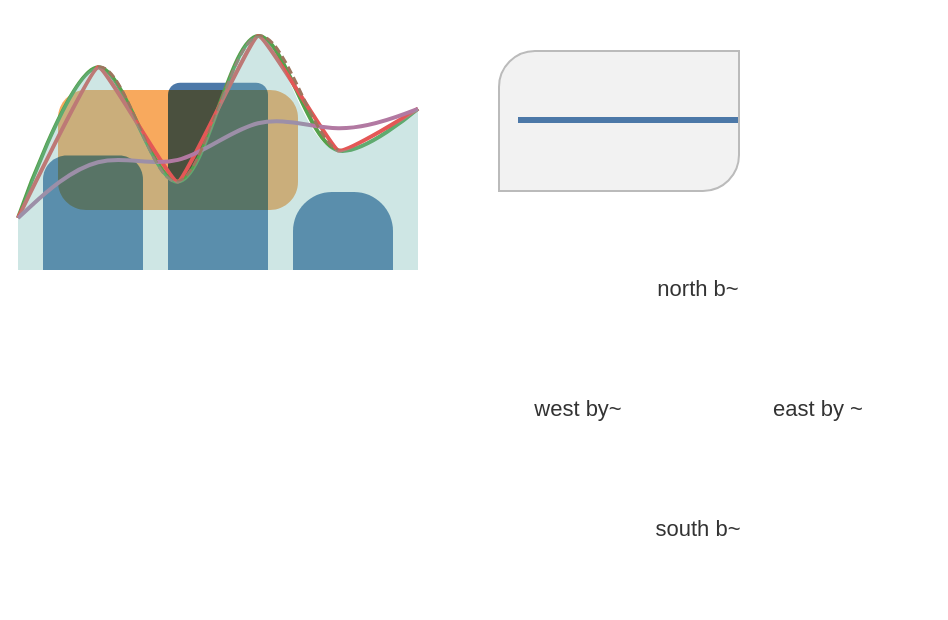

The specification (Vega-Lite) saved for this image:
### Vega specification from a JSON file in a GitHub repository (floating-point values rounded to 4 significant figures)
{"$schema": "https://vega.github.io/schema/vega/v6.json", "description": "The encode channels that change an outline rather than a colour: per-corner radii, the spline families and their tension, polar text placement, blend modes, text truncation and a group that clips.", "width": 460, "height": 300, "padding": 5, "background": "white", "data": [{"name": "bars", "values": [{"c": "a", "v": 44, "r": 12}, {"c": "b", "v": 72, "r": 6}, {"c": "c", "v": 30, "r": 40}]}, {"name": "series", "values": [{"t": 0, "y": 20}, {"t": 1, "y": 78}, {"t": 2, "y": 34}, {"t": 3, "y": 90}, {"t": 4, "y": 46}, {"t": 5, "y": 62}]}, {"name": "spokes", "values": [{"a": 0, "label": "north"}, {"a": 1.571, "label": "east"}, {"a": 3.142, "label": "south"}, {"a": 4.712, "label": "west"}]}], "scales": [{"name": "x", "type": "band", "domain": {"data": "bars", "field": "c"}, "range": [0, 200], "padding": 0.2}, {"name": "y", "type": "linear", "domain": [0, 100], "range": [130, 0]}, {"name": "lx", "type": "linear", "domain": [0, 5], "range": [0, 200]}, {"name": "ly", "type": "linear", "domain": [0, 100], "range": [130, 0]}], "marks": [{"description": "Each bar rounds its own corners, and 'c' asks for 40 on a bar the scale never makes that tall, so the clamp is visible.", "type": "rect", "from": {"data": "bars"}, "encode": {"enter": {"x": {"scale": "x", "field": "c"}, "width": {"scale": "x", "band": 1}, "y": {"scale": "y", "field": "v"}, "y2": {"scale": "y", "value": 0}, "fill": {"value": "#4c78a8"}, "cornerRadiusTopLeft": {"field": "r"}, "cornerRadiusTopRight": {"field": "r"}, "cornerRadiusBottomLeft": {"value": 0}, "cornerRadiusBottomRight": {"value": 0}}}}, {"description": "One radius on all four corners, and a multiply blend so it darkens the bar under it rather than hiding it.", "type": "rect", "encode": {"enter": {"x": {"value": 20}, "y": {"value": 40}, "width": {"value": 120}, "height": {"value": 60}, "fill": {"value": "#f58518"}, "fillOpacity": {"value": 0.7}, "cornerRadius": {"value": 14}, "blend": {"value": "multiply"}}}}, {"description": "A Catmull-Rom spline at its own default alpha, which is not a cardinal spline at tension 0.", "type": "line", "from": {"data": "series"}, "encode": {"enter": {"x": {"scale": "lx", "field": "t"}, "y": {"scale": "ly", "field": "y"}, "stroke": {"value": "#54a24b"}, "strokeWidth": {"value": 2}, "interpolate": {"value": "catmull-rom"}}}}, {"description": "A cardinal spline slackened by an explicit tension, drawn over the same points.", "type": "line", "from": {"data": "series"}, "encode": {"enter": {"x": {"scale": "lx", "field": "t"}, "y": {"scale": "ly", "field": "y"}, "stroke": {"value": "#e45756"}, "strokeWidth": {"value": 2}, "interpolate": {"value": "cardinal"}, "tension": {"value": 0.7}}}}, {"description": "A bundle, which pulls the series most of the way onto the chord across it. Its 'tension' is a blend, not a stiffness.", "type": "line", "from": {"data": "series"}, "encode": {"enter": {"x": {"scale": "lx", "field": "t"}, "y": {"scale": "ly", "field": "y"}, "stroke": {"value": "#b279a2"}, "strokeWidth": {"value": 2}, "interpolate": {"value": "bundle"}, "tension": {"value": 0.4}}}}, {"description": "An open cardinal spline: its first and last points are not on the curve at all.", "type": "line", "from": {"data": "series"}, "encode": {"enter": {"x": {"scale": "lx", "field": "t"}, "y": {"scale": "ly", "field": "y"}, "stroke": {"value": "#9d755d"}, "strokeWidth": {"value": 1.5}, "strokeDash": {"value": [4, 2]}, "interpolate": {"value": "cardinal-open"}}}}, {"description": "An area under a Catmull-Rom spline, whose return leg has to take the same curve.", "type": "area", "from": {"data": "series"}, "encode": {"enter": {"x": {"scale": "lx", "field": "t"}, "y": {"scale": "ly", "field": "y"}, "y2": {"scale": "ly", "value": 0}, "fill": {"value": "#72b7b2"}, "fillOpacity": {"value": 0.35}, "interpolate": {"value": "catmull-rom"}, "tension": {"value": 0.9}}}}, {"description": "Labels placed by radius and angle around a centre rather than by x and y, and truncated to a width they do not fit.", "type": "text", "from": {"data": "spokes"}, "encode": {"enter": {"x": {"value": 340}, "y": {"value": 200}, "radius": {"value": 60}, "theta": {"field": "a"}, "text": {"signal": "datum.label + ' by a long way'"}, "limit": {"value": 46}, "ellipsis": {"value": "~"}, "align": {"value": "center"}, "baseline": {"value": "middle"}, "fill": {"value": "#333333"}, "fontSize": {"value": 11}}}}, {"description": "A group that clips from its encode block rather than from the mark's own property, with a rounded background. The rule reaches well past the group's width.", "type": "group", "encode": {"enter": {"x": {"value": 240}, "y": {"value": 20}, "width": {"value": 120}, "height": {"value": 70}, "clip": {"value": true}, "fill": {"value": "#f2f2f2"}, "stroke": {"value": "#bbbbbb"}, "cornerRadiusTopLeft": {"value": 18}, "cornerRadiusBottomRight": {"value": 18}}}, "marks": [{"type": "rule", "encode": {"enter": {"x": {"value": 10}, "y": {"value": 35}, "x2": {"value": 300}, "stroke": {"value": "#4c78a8"}, "strokeWidth": {"value": 3}}}}]}]}
